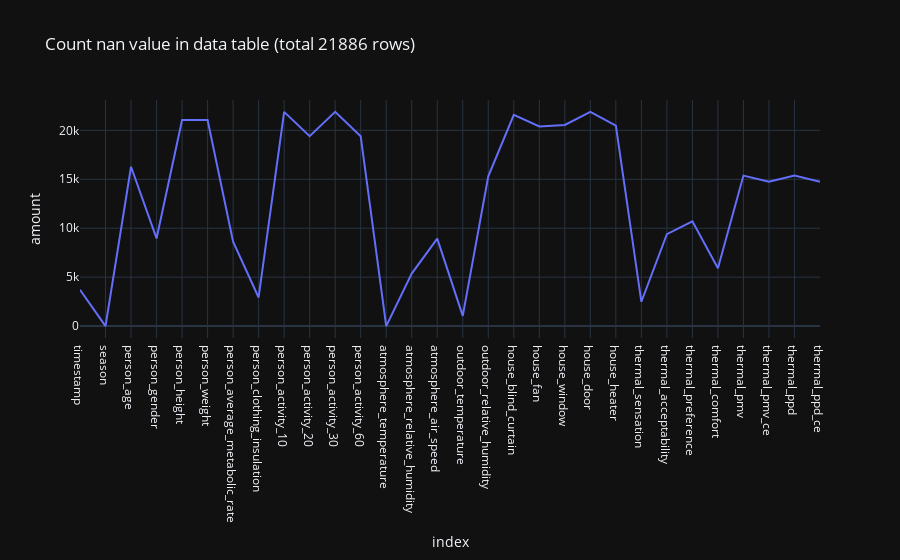

Notebook source saved alongside this figure:
### Code cell
count_nan = ashrae_data.isna().sum().to_frame().reset_index().rename(columns={0:"amount"})

fig = px.line(count_nan, x="index",y="amount", template="plotly_dark", title=f"Count nan value in data table (total {len(ashrae_data)} rows)")
fig.show()

### Figure 1 — Plotly figure (JSON) as saved in the notebook; plotly's stock layout.template omitted (floating-point values rounded to 4 significant figures)
{"data": [{"hovertemplate": "index=%{x}<br>amount=%{y}<extra></extra>", "legendgroup": "", "line": {"color": "#636efa", "dash": "solid"}, "marker": {"symbol": "circle"}, "mode": "lines", "name": "", "orientation": "v", "showlegend": false, "type": "scatter", "x": ["timestamp", "season", "person_age", "person_gender", "person_height", "person_weight", "person_average_metabolic_rate", "person_clothing_insulation", "person_activity_10", "person_activity_20", "person_activity_30", "person_activity_60", "atmosphere_temperature", "atmosphere_relative_humidity", "atmosphere_air_speed", "outdoor_temperature", "outdoor_relative_humidity", "house_blind_curtain", "house_fan", "house_window", "house_door", "house_heater", "thermal_sensation", "thermal_acceptability", "thermal_preference", "thermal_comfort", "thermal_pmv", "thermal_pmv_ce", "thermal_ppd", "thermal_ppd_ce"], "xaxis": "x", "y": [3709, 0, 16280, 8956, 21055, 21059, 8624, 2924, 21886, 19406, 21886, 19406, 0, 5369, 8933, 1047, 15297, 21584, 20396, 20559, 21886, 20480, 2486, 9390, 10699, 5909, 15378, 14745, 15378, 14745], "yaxis": "y"}], "layout": {"legend": {"tracegroupgap": 0}, "title": {"text": "Count nan value in data table (total 21886 rows)"}, "xaxis": {"anchor": "y", "domain": [0, 1], "title": {"text": "index"}}, "yaxis": {"anchor": "x", "domain": [0, 1], "title": {"text": "amount"}}}}
